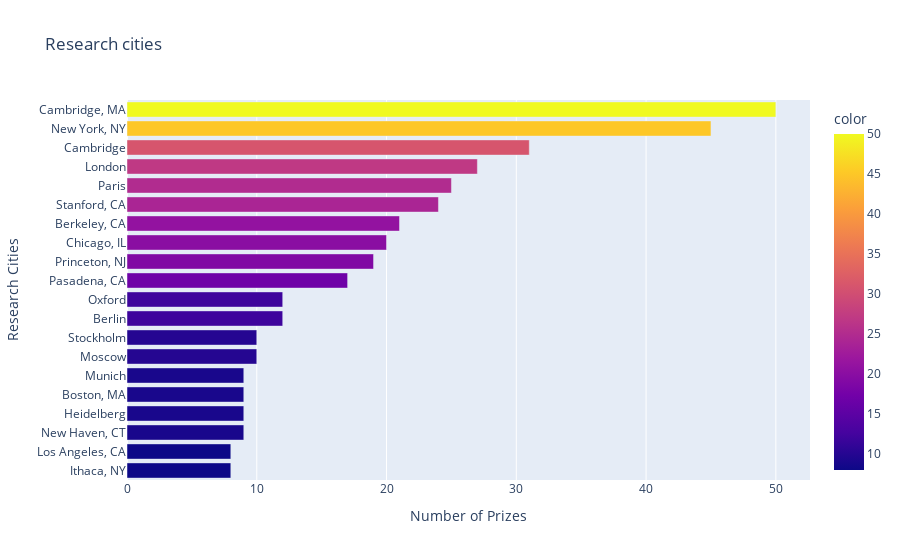

Notebook code for this chart:
### Code cell
bar = px.bar(x=org_20_city.values, y=org_20_city.index,
             title='Research cities', 
             color=org_20_city.values, 
             orientation='h')

bar.update_layout( 
    xaxis_title='Number of Prizes', 
    yaxis_title='Research Cities'
)

bar.show()

### Figure 1 — Plotly figure (JSON) as saved in the notebook; plotly's stock layout.template omitted (floating-point values rounded to 4 significant figures)
{"data": [{"hovertemplate": "x=%{x}<br>y=%{y}<br>color=%{marker.color}<extra></extra>", "legendgroup": "", "marker": {"color": [8, 8, 9, 9, 9, 9, 10, 10, 12, 12, 17, 19, 20, 21, 24, 25, 27, 31, 45, 50], "coloraxis": "coloraxis", "pattern": {"shape": ""}}, "name": "", "orientation": "h", "showlegend": false, "textposition": "auto", "type": "bar", "x": [8, 8, 9, 9, 9, 9, 10, 10, 12, 12, 17, 19, 20, 21, 24, 25, 27, 31, 45, 50], "xaxis": "x", "y": ["Ithaca, NY", "Los Angeles, CA", "New Haven, CT", "Heidelberg", "Boston, MA", "Munich", "Moscow", "Stockholm", "Berlin", "Oxford", "Pasadena, CA", "Princeton, NJ", "Chicago, IL", "Berkeley, CA", "Stanford, CA", "Paris", "London", "Cambridge", "New York, NY", "Cambridge, MA"], "yaxis": "y"}], "layout": {"barmode": "relative", "coloraxis": {"colorbar": {"title": {"text": "color"}}, "colorscale": [[0, "#0d0887"], [0.1111, "#46039f"], [0.2222, "#7201a8"], [0.3333, "#9c179e"], [0.4444, "#bd3786"], [0.5556, "#d8576b"], [0.6667, "#ed7953"], [0.7778, "#fb9f3a"], [0.8889, "#fdca26"], [1, "#f0f921"]]}, "legend": {"tracegroupgap": 0}, "title": {"text": "Research cities"}, "xaxis": {"anchor": "y", "domain": [0, 1], "title": {"text": "Number of Prizes"}}, "yaxis": {"anchor": "x", "domain": [0, 1], "title": {"text": "Research Cities"}}}}
